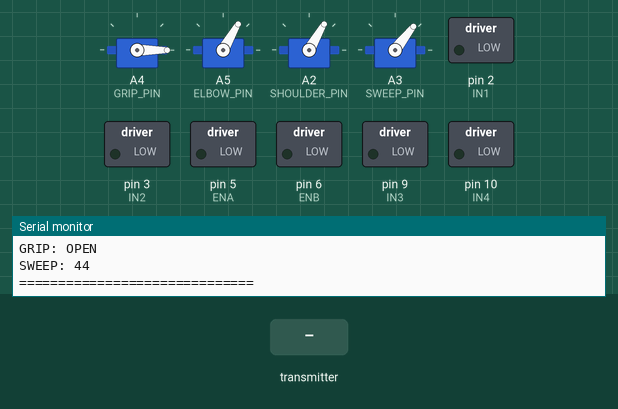
This sketch was run on a simulated Arduino Uno, built with avr-gcc and run on an emulated ATmega328P. Shown: 4 × servo, switched loads named in the sketch (green lamp = pin HIGH), the last lines printed to the serial monitor. The test bench sets the inputs (shaded band). No radio packets arrive unless stated.

Above: at 1.2 s.
1.3 s: the transmitter starts sending carMove = 64
At 1.7 s:
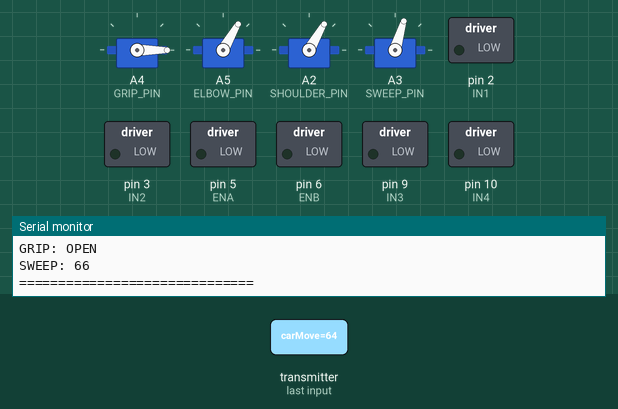
4.3 s: the transmitter starts sending armMove = 64
At 4.46 s:
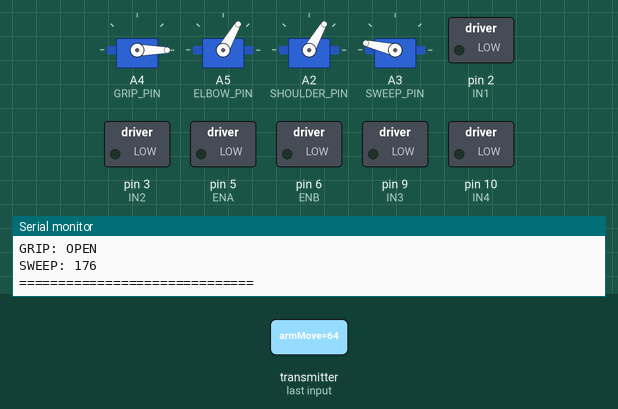
7.3 s: the transmitter starts sending grip = 64
At 7.83 s:
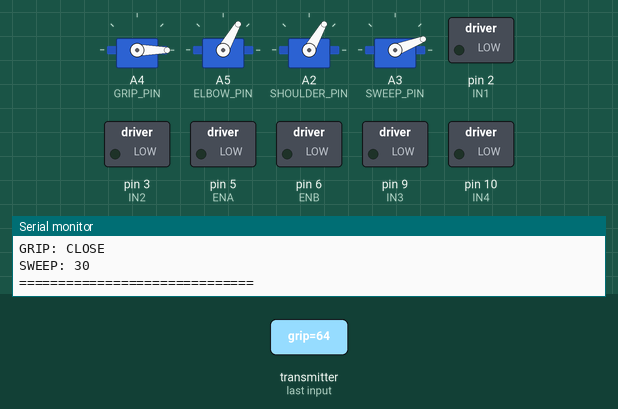
Timing chart, 0 to 16.3 s (numbered marks = the images above; inputs shaded):
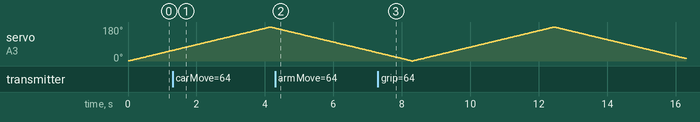

The sketch:

rx.ino
```cpp
#include <SPI.h>
#include <nRF24L01.h>
#include <RF24.h>
#include <Servo.h>

// =====================================================
// NRF24
// =====================================================
RF24 radio(7, 8);   // CE, CSN
const byte address[6] = "00001";

// =====================================================
// MOTOR DRIVER
// =====================================================
#define IN1 2
#define IN2 3
#define IN3 9
#define IN4 10
#define ENA 5
#define ENB 6

// =====================================================
// SERVO PINS
// =====================================================
#define GRIP_PIN      A4
#define ELBOW_PIN     A5
#define SHOULDER_PIN  A2
#define SWEEP_PIN     A3

Servo gripServo;
Servo elbowServo;
Servo shoulderServo;
Servo sweepServo;

// =====================================================
// SERVO LIMITS
// =====================================================
#define GRIP_OPEN      0
#define GRIP_CLOSE     90

#define ELBOW_MIN      0
#define ELBOW_MAX      120

#define SHOULDER_MIN   0
#define SHOULDER_MAX   120

#define SWEEP_MIN      0
#define SWEEP_MAX      180

// =====================================================
// SETTINGS
// =====================================================
#define MOTOR_SPEED    120
#define TURN_SPEED     100
#define SERVO_STEP     5
#define TIMEOUT_MS     500

#define SWEEP_STEP     1
#define SWEEP_DELAY    15

// =====================================================
// VARIABLES
// =====================================================
int elbowAngle = 60;
int shoulderAngle = 60;

int sweepAngle = 0;
int sweepDir = 1;

unsigned long lastSweep = 0;
unsigned long lastReceive = 0;
unsigned long lastPrint = 0;

// =====================================================
// DATA STRUCTURE (MUST MATCH TX)
// =====================================================
struct DataPacket
{
  int carX;
  int carY;
  int armX;
  int armY;

  uint8_t carMove;
  uint8_t armMove;
  uint8_t grip;
};

DataPacket data;

// =====================================================
// LABELS
// =====================================================
const char* CAR_LABELS[] =
{
  "STOP",
  "FORWARD",
  "BACKWARD",
  "LEFT",
  "RIGHT",
  "FORWARD LEFT",
  "FORWARD RIGHT",
  "BACKWARD LEFT",
  "BACKWARD RIGHT"
};

const char* ARM_LABELS[] =
{
  "HOLD",
  "SHOULDER LEFT",
  "SHOULDER RIGHT",
  "ELBOW UP",
  "ELBOW DOWN"
};

// =====================================================
// SETUP
// =====================================================
void setup()
{
  Serial.begin(115200);

  Serial.println();
  Serial.println("================================");
  Serial.println("SMART NRF RECEIVER");
  Serial.println("CAR + ARM + GRIP");
  Serial.println("================================");

  // Motor pins
  pinMode(IN1, OUTPUT);
  pinMode(IN2, OUTPUT);
  pinMode(IN3, OUTPUT);
  pinMode(IN4, OUTPUT);
  pinMode(ENA, OUTPUT);
  pinMode(ENB, OUTPUT);

  stopMotors();

  // Attach servos
  gripServo.attach(GRIP_PIN);
  elbowServo.attach(ELBOW_PIN);
  shoulderServo.attach(SHOULDER_PIN);
  sweepServo.attach(SWEEP_PIN);

  gripServo.write(GRIP_OPEN);
  elbowServo.write(elbowAngle);
  shoulderServo.write(shoulderAngle);
  sweepServo.write(sweepAngle);

  // NRF24
  if (!radio.begin())
  {
    Serial.println("NRF24 NOT FOUND!");
    while (1);
  }

  radio.openReadingPipe(0, address);
  radio.setPALevel(RF24_PA_LOW);
  radio.setDataRate(RF24_250KBPS);
  radio.setChannel(108);
  radio.startListening();

  Serial.println("NRF READY");
  Serial.println("LISTENING...");
}

// =====================================================
// LOOP
// =====================================================
void loop()
{
  if (radio.available())
  {
    radio.read(&data, sizeof(data));

    lastReceive = millis();

    handleCarMove();
    handleArmMove();
    handleGrip();
  }

  // timeout safety
  if (millis() - lastReceive > TIMEOUT_MS)
  {
    stopMotors();
  }

  handleSweep();

  // Debug print
  if (millis() - lastPrint > 500)
  {
    lastPrint = millis();

    Serial.println();
    Serial.println("==============================");
    Serial.print("CAR: ");
    Serial.println(CAR_LABELS[data.carMove]);

    Serial.print("ARM: ");
    Serial.println(ARM_LABELS[data.armMove]);

    Serial.print("SHOULDER: ");
    Serial.println(shoulderAngle);

    Serial.print("ELBOW: ");
    Serial.println(elbowAngle);

    Serial.print("GRIP: ");
    Serial.println(data.grip ? "CLOSE" : "OPEN");

    Serial.print("SWEEP: ");
    Serial.println(sweepAngle);

    Serial.println("==============================");
  }

  delay(10);
}

// =====================================================
// ARM CONTROL (FIXED)
// =====================================================
void handleArmMove()
{
  switch (data.armMove)
  {
    case 1: // SHOULDER LEFT
      shoulderAngle -= SERVO_STEP;
      shoulderAngle = constrain(
        shoulderAngle,
        SHOULDER_MIN,
        SHOULDER_MAX
      );
      shoulderServo.write(shoulderAngle);
      break;

    case 2: // SHOULDER RIGHT
      shoulderAngle += SERVO_STEP;
      shoulderAngle = constrain(
        shoulderAngle,
        SHOULDER_MIN,
        SHOULDER_MAX
      );
      shoulderServo.write(shoulderAngle);
      break;

    case 3: // ELBOW UP
      elbowAngle += SERVO_STEP;
      elbowAngle = constrain(
        elbowAngle,
        ELBOW_MIN,
        ELBOW_MAX
      );
      elbowServo.write(elbowAngle);
      break;

    case 4: // ELBOW DOWN
      elbowAngle -= SERVO_STEP;
      elbowAngle = constrain(
        elbowAngle,
        ELBOW_MIN,
        ELBOW_MAX
      );
      elbowServo.write(elbowAngle);
      break;
  }
}

// =====================================================
// GRIP
// =====================================================
void handleGrip()
{
  if (data.grip == 1)
    gripServo.write(GRIP_CLOSE);
  else
    gripServo.write(GRIP_OPEN);
}

// =====================================================
// AUTO SWEEP
// =====================================================
void handleSweep()
{
  if (millis() - lastSweep < SWEEP_DELAY)
    return;

  lastSweep = millis();

  sweepAngle += sweepDir * SWEEP_STEP;

  if (sweepAngle >= SWEEP_MAX)
  {
    sweepAngle = SWEEP_MAX;
    sweepDir = -1;
  }

  if (sweepAngle <= SWEEP_MIN)
  {
    sweepAngle = SWEEP_MIN;
    sweepDir = 1;
  }

  sweepServo.write(sweepAngle);
}

// =====================================================
// CAR CONTROL
// =====================================================
void handleCarMove()
{
  switch (data.carMove)
  {
    case 1: moveForward(); break;
    case 2: moveBackward(); break;
    case 3: turnLeft(); break;
    case 4: turnRight(); break;
    case 5: forwardLeft(); break;
    case 6: forwardRight(); break;
    case 7: backwardLeft(); break;
    case 8: backwardRight(); break;
    default: stopMotors(); break;
  }
}

// =====================================================
// MOTOR FUNCTIONS
// =====================================================
void moveForward()
{
  analogWrite(ENA, MOTOR_SPEED);
  analogWrite(ENB, MOTOR_SPEED);

  digitalWrite(IN1, HIGH);
  digitalWrite(IN2, LOW);

  digitalWrite(IN3, LOW);
  digitalWrite(IN4, HIGH);
}

void moveBackward()
{
  analogWrite(ENA, MOTOR_SPEED);
  analogWrite(ENB, MOTOR_SPEED);

  digitalWrite(IN1, LOW);
  digitalWrite(IN2, HIGH);

  digitalWrite(IN3, HIGH);
  digitalWrite(IN4, LOW);
}

void turnLeft()
{
  analogWrite(ENA, TURN_SPEED);
  analogWrite(ENB, TURN_SPEED);

  digitalWrite(IN1, LOW);
  digitalWrite(IN2, HIGH);

  digitalWrite(IN3, HIGH);
  digitalWrite(IN4, LOW);
}

void turnRight()
{
  analogWrite(ENA, TURN_SPEED);
  analogWrite(ENB, TURN_SPEED);

  digitalWrite(IN1, HIGH);
  digitalWrite(IN2, LOW);

  digitalWrite(IN3, LOW);
  digitalWrite(IN4, HIGH);
}

void forwardLeft()
{
  analogWrite(ENA, TURN_SPEED);
  analogWrite(ENB, MOTOR_SPEED);

  digitalWrite(IN1, HIGH);
  digitalWrite(IN2, LOW);

  digitalWrite(IN3, HIGH);
  digitalWrite(IN4, LOW);
}

void forwardRight()
{
  analogWrite(ENA, MOTOR_SPEED);
  analogWrite(ENB, TURN_SPEED);

  digitalWrite(IN1, HIGH);
  digitalWrite(IN2, LOW);

  digitalWrite(IN3, HIGH);
  digitalWrite(IN4, LOW);
}

void backwardLeft()
{
  analogWrite(ENA, TURN_SPEED);
  analogWrite(ENB, MOTOR_SPEED);

  digitalWrite(IN1, LOW);
  digitalWrite(IN2, HIGH);

  digitalWrite(IN3, LOW);
  digitalWrite(IN4, HIGH);
}

void backwardRight()
{
  analogWrite(ENA, MOTOR_SPEED);
  analogWrite(ENB, TURN_SPEED);

  digitalWrite(IN1, LOW);
  digitalWrite(IN2, HIGH);

  digitalWrite(IN3, LOW);
  digitalWrite(IN4, HIGH);
}

void stopMotors()
{
  digitalWrite(IN1, LOW);
  digitalWrite(IN2, LOW);
  digitalWrite(IN3, LOW);
  digitalWrite(IN4, LOW);
}
```
